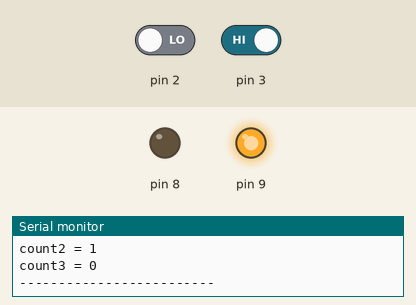
Bench run of a sketch on a simulated Arduino Uno, built with avr-gcc and run on an emulated ATmega328P. Shown: output pins drawn as LEDs (lit = HIGH), the last lines printed to the serial monitor. The inputs (shaded band) are chosen by the test bench; at power-on: pin 3 HIGH, pin 2 LOW.

Above: at 6.8 s.
6.9 s: pin 3 driven LOW
At 9.3 s:
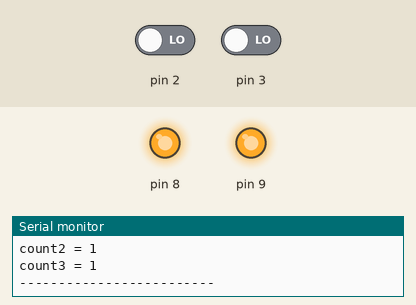
10.8 s: pin 2 driven HIGH
At 13.5 s:
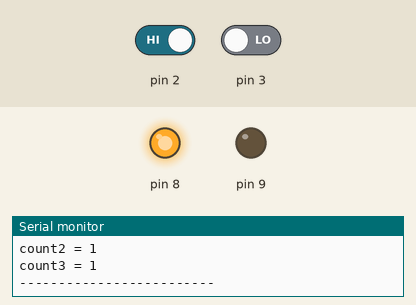
14.7 s: pin 2 driven LOW
At 16.5 s:
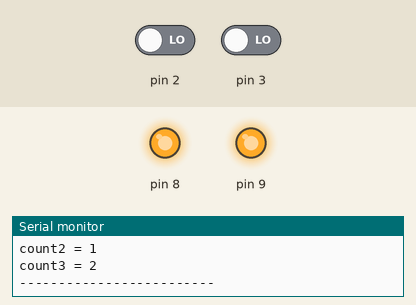
18.6 s: pin 3 driven HIGH
At 21.8 s:
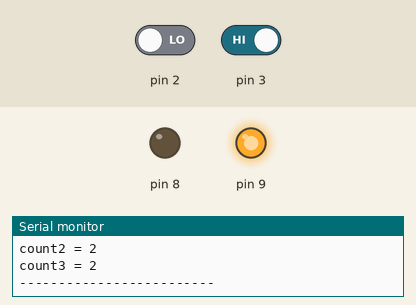
Timing chart, 0 to 23.3 s (numbered marks = the images above; inputs shaded):
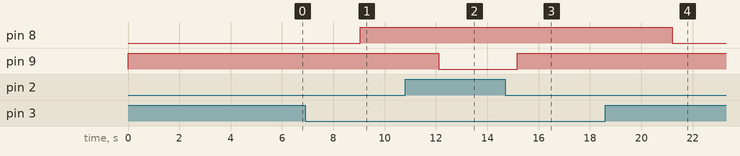

Measured:
- after the input at 6.9 s, pin 8: LOW → HIGH after 2.2 s
- after the input at 10.8 s, pin 9: HIGH → LOW after 1.3 s
- after the input at 14.7 s, pin 9: LOW → HIGH after 0.46 s
- after the input at 18.6 s, pin 8: HIGH → LOW after 2.6 s

The sketch:

MEGA_CODE.ino
```cpp
#include <SoftwareSerial.h>
#include <ArduinoJson.h>

SoftwareSerial s(5,6);

  int da1 = 0;
  int da2 = 0;
  int da3 = 0 ;
  int btn_st = 0 ;
  int btn_st2 = 0 ;
  int pre_btn_st = 0 ;
  int pre_btn_st2 = 0;

void setup() {
  s.begin(9600);
  Serial.begin(9600) ;
  pinMode(2,INPUT);
  pinMode(3,INPUT) ;
  pinMode(8,OUTPUT);
  pinMode(9,OUTPUT) ;
}

void loop() {
 StaticJsonBuffer<1000> jsonBuffer;
 JsonObject& root = jsonBuffer.createObject();
  root["data1"] = da1;
  root["data2"] = da2;
  root["data3"] = da3;
  if(s.available()>0)
  {
   root.printTo(s);
  }
   btn_st = digitalRead(2) ;
   btn_st2 = digitalRead(3) ;

   if (btn_st != pre_btn_st || btn_st2 != pre_btn_st2)
   {
    if (btn_st == HIGH && btn_st2 == LOW){
        digitalWrite(8,HIGH) ; //motor pin 1
        digitalWrite(9,LOW) ;   //motor pin2   //c. clockwise
        da1 += 1 ;
    }
    else if (btn_st == LOW && btn_st2 == HIGH){
       digitalWrite(9,HIGH) ;
       digitalWrite(8,LOW) ;    //clockwise
       da2 += 1 ;
    }
    else if (btn_st == LOW && btn_st2 == LOW){
        digitalWrite(8,HIGH);  // motor stoped
        digitalWrite(9,HIGH) ;  // motor stoped
       da3 += 1 ;
    }
      delay(50) ;
    }


      pre_btn_st = btn_st ;
      pre_btn_st2 = btn_st2 ;
      Serial.print("Count1 = ");
      Serial.println(da1);
      Serial.print("count2 = ");
      Serial.println(da2);
      Serial.print("count3 = ");
      Serial.println(da3);
      Serial.println("-------------------------");

    delay(3000);
}
```
